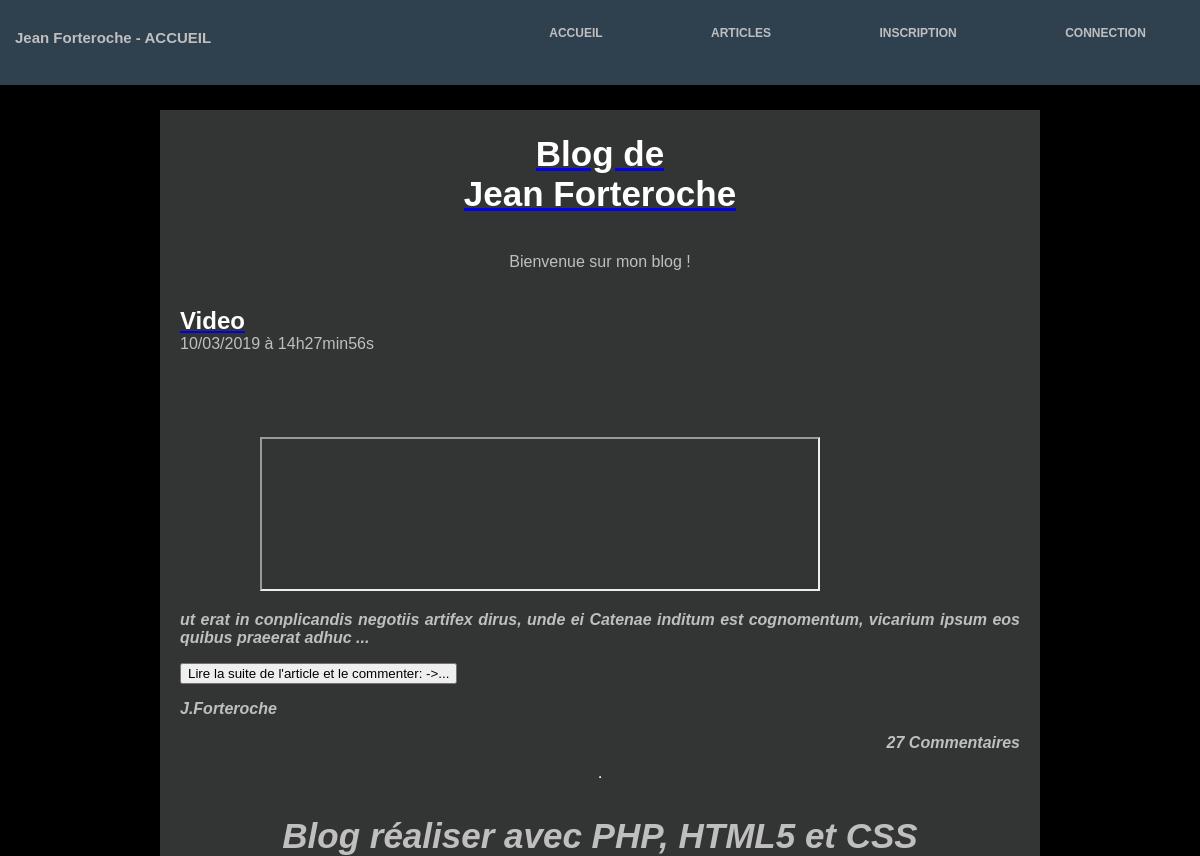
The page / on the database its author committed.
### tables this page shows
CREATE TABLE `posts` (
  `id` int(11) NOT NULL,
  `title` varchar(255) NOT NULL,
  `content` text NOT NULL,
  `author` varchar(255) NOT NULL,
  `creation_date` datetime NOT NULL
);

### Controller/HomeController.php (called while the page is built, shortened)
<?php
require_once 'Model/PostManager.php';
class HomeController {
    private $post;
    public function __construct(){
        $this->post = new PostManager();
    }
    public function home() {
        $posts = $this->post->getLastPostWithNumberOfComments();
        $view = new View('homeView');
        $view->generate(array('posts' => $posts));
    }
}

### index.php (called while the page is built, shortened)
<?php
$router = new Router();
$router->routerQuery();

### Model/PostManager.php (called while the page is built, shortened)
<?php
require_once 'Model/Model.php';
class PostManager extends Model {
    public function getLastPostWithNumberOfComments() {
        $sql = 'SELECT p.id, p.title, left(p.content,350) AS extract, p.author, DATE_FORMAT(creation_date, \'%d/%m/%Y à %Hh%imin%ss\') AS creation_date_fr, COUNT(c.post_id) AS nb_comments FROM posts p LEFT JOIN comments c ON p.id = c.post_id GROUP BY p.id, c.post_id ORDER BY creation_date DESC LIMIT 1';
        $posts = $this->executeQuery($sql);
        return $posts;
    }
}

### Model/Model.php (called while the page is built)
<?php
class Model {
    private $db;
    protected function executeQuery($sql, $settings = null) {
       if ($settings == null) {
            $result = $this->dbConnect()->query($sql);
        }
        else {
            $result = $this->dbConnect()->prepare($sql);
            $result->execute($settings);
        }
        return $result;
    }
    private function dbConnect() {
        if ($this->db == null) {
            $this->db = new PDO('mysql:host=localhost; dbname=simpleBlog;charset=utf8', 'root', 'root', array(PDO::ATTR_ERRMODE => PDO::ERRMODE_EXCEPTION));
        }
        return $this->db;
    }
}

### View/homeView.php (the view, shortened to what this page needs)
<?php
if (isset($_SESSION['id'])) {
    echo'<p>Bonjour ' . $_SESSION['nickname'] . ' , je vous souhaite la bienvenue sur mon blog !</p>';
} else {
    echo '<p>Bienvenue sur mon blog !</p>';
}
?>
<?php foreach ($posts as $post): ?>
<?php
$extract = $post['extract'];
$space = strrpos($extract, ' ');
$extractWithSpace = substr($extract,0,$space);
?>
    <article>
        <header>
            <a href="<?= "index.php?action=post&amp;id=" . $post['id'] ?>"><h1 class="postTitle"><?= $post['title'] ?></h1>
            </a>
            <time><?= $post['creation_date_fr'] ?></time>
        </header>
        <p><?= $extractWithSpace ?> ...</p><p><a id="link_totalPost" href="<?= "index.php?action=post&amp;id=" . $post['id'] ?>"><button id="btn_totalPost">Lire la suite de l'article et le commenter:
->...</button></a></p>
            <p><?= $post['author'] ?></p>
            <p class="nbComs"><?= $post['nb_comments'] ?> Commentaire<?php if($post['nb_comments'] > 1) echo 's';?></p>
    </article>
    <hr />
<?php endforeach; ?>

### Content/CSS/style.css (style rules this page uses)
* { box-sizing: border-box; }
html, body { padding: 0; margin: 0; height: 100%; text-align: center; }
body { color: #bfbfbf; background: black; font-family: 'Futura-Medium', 'Futura', 'Trebuchet MS', sans-serif; padding-bottom: 9%; margin: auto; }
h1 { color: white; }
.postTitle { margin-bottom: 0px; }
a#link_totalPost { text-decoration: none; }
.nbComs { text-align: right; }
iframe { max-width: 100%; height: auto; }

### rows shown on the page
posts: title "Video", creation_date_fr "10/03/2019 à 14h27min56s", extractWithSpace "ut erat in conplicandis negotiis artifex dirus, unde ei Catenae inditum est cognomentum, vicarium ipsum eos quibus praeerat adhuc", author "J.Forteroche", nb_comments "27"

### other values the page prints
$title "Jean Forteroche - ACCUEIL"
